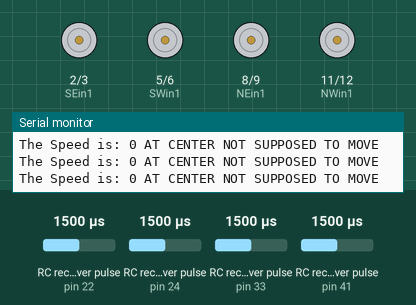
Bench run of a sketch on a simulated Arduino Mega 2560, built with avr-gcc and run on an emulated ATmega2560. Parts: motor-driver pin pairs drawn as motors (green arrow = first pin HIGH = forward, orange = second pin HIGH = backward, longer = more drive), the last lines printed to the serial monitor. Wiring (inferred from the names in the program): 4 × RC receiver channel: data pin 22 / data pin 24 / data pin 33 / data pin 41. The inputs (shaded band) are chosen by the test bench; at power-on: RC receiver pulse (sensors on pin 22, pin 24, pin 33, pin 41) 1500 µs.

Above: at 1.2 s.
1.3 s: RC receiver pulse (sensor on pin 22) set to 1459 µs
2.8 s: RC receiver pulse (sensor on pin 22) set to 1436 µs
At 3.4 s:
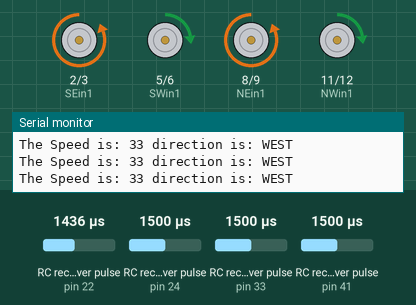
4.3 s: RC receiver pulse (sensor on pin 24) set to 1444 µs
At 5.3 s:
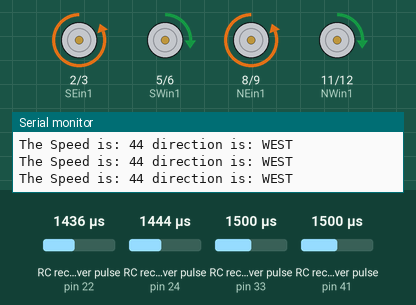
5.9 s: RC receiver pulse (sensor on pin 24) set to 1425 µs
At 6.5 s:
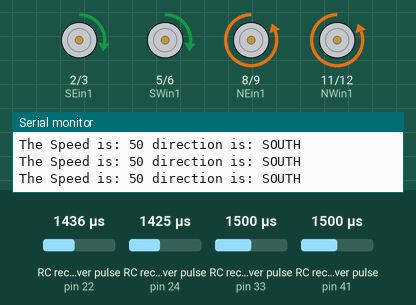
7.5 s: RC receiver pulse (sensor on pin 22) set to 1555 µs
At 8.8 s:
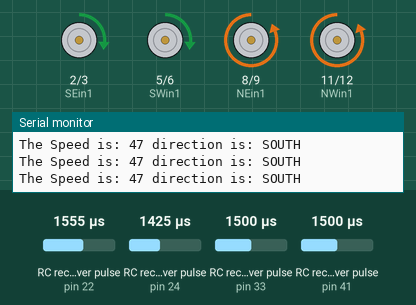
9.1 s: RC receiver pulse (sensor on pin 22) set to 1583 µs
At 10.2 s:
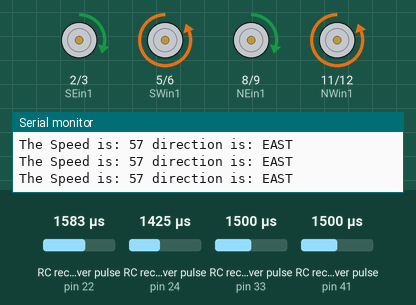
Timing chart, 0 to 11.7 s (numbered marks = the images above; inputs shaded):
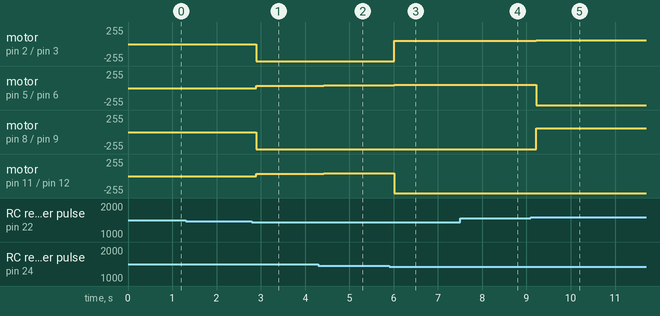

The sketch:

BB8SC.ino
```cpp
#include <Arduino.h>

//TESTING PUSH !

//MAKE THIS WORK!!!!!!

// Define pin connections
// SE pair
const int SEin1 = 2;
const int SEin2 = 3;

// TEST TEST

// SW pair
const int SWin1 = 5;
const int SWin2 = 6;

// NE pair
const int NEin1 = 8;
const int NEin2 = 9;

// NW pair
const int NWin1 = 11;
const int NWin2 = 12;

// FlySky pins
const int ch1Pin = 22;
const int ch2Pin = 33;
const int ch4Pin = 41;
const int ch3Pin = 24;


unsigned long ch1Value, ch2Value, ch3Value, ch4Value;

double mapRC(unsigned long pulse) {
  // Clamp raw pulse to standard RC pulse range (1000us - 2000us)
  long clamped = constrain(pulse, 1000, 2000);

  // Map 1000us-2000us to -255 to 255
  int val = map(clamped, 1000, 2000, -255, 255);

  // Deadband to ignore small center stick jitter
  if (abs(val) < 15) return 0;

  return val;
}

void setup() {
  Serial.begin(115200);

  pinMode(ch1Pin, INPUT);
  pinMode(ch2Pin, INPUT);
  pinMode(ch3Pin, INPUT);
  pinMode(ch4Pin, INPUT);

  pinMode(SEin1, OUTPUT);  pinMode(SEin2, OUTPUT);
  pinMode(SWin1, OUTPUT);  pinMode(SWin2, OUTPUT);
  pinMode(NEin1, OUTPUT);  pinMode(NEin2, OUTPUT);
  pinMode(NWin2, OUTPUT);  pinMode(NWin1, OUTPUT);

  Serial.println("--- FlySky FS-iA6 Initialized ---");
}

void loop() {

  ch1Value = pulseIn(ch1Pin, HIGH, 25000);
  ch4Value = pulseIn(ch4Pin, HIGH, 25000);
  ch3Value = pulseIn(ch3Pin, HIGH, 25000);
  ch2Value = pulseIn(ch2Pin, HIGH, 25000);


  //Debugging seeing the rawCH1 & rawCh3

  delay(50);

  //Serial.print("Raw Channel 1: "); Serial.print(ch1Value); Serial.print("           Raw Channel 3: "); Serial.print(ch3Value); Serial.println();


  double xPwm = mapRC(ch1Value); // Horizontal vector (X)
  double yPwm = mapRC(ch3Value); // Vertical vector (Y)


  //Serial.print("xPwm : "); Serial.print(xPwm); Serial.print("           yPwm: "); Serial.print(yPwm); Serial.println();


  motors(xPwm, yPwm);
}

void motors(int xPwm, int yPwm) {


  // 1. Angle calculation (atan2 returns angle in radians)
  double theta = atan2(yPwm, xPwm);


  // Convert radians to degrees (-180 to +180)
  double thetaDegrees = theta * (180.0 / PI);

  // 2. Pythagorean theorem: speed = sqrt(x^2 + y^2)
  // hypot(x, y) computes sqrt(x*x + y*y) accurately
  int speed = round(hypot(xPwm, yPwm));
  speed = constrain(speed, 0, 255); // Cap at 255 max PWM


  Serial.print("The Speed is: "); Serial.print(speed); Serial.print(" ");


  // 3. Direction selection using degrees
  // -45 deg, +45 deg, +135 deg, -135 deg
  if(speed < 30){
    Serial.println("AT CENTER NOT SUPPOSED TO MOVE");
  }
  else if (thetaDegrees >= -45.0 && thetaDegrees < 45.0) {
    // RIGHT: SE & NE forward
    Serial.println("direction is: EAST");
    analogWrite(NWin1, LOW); digitalWrite(NWin2, speed); // NW motors will spin Backward
    analogWrite(NEin1, speed); digitalWrite(NEin2, LOW); // NE motors will spin forward
    analogWrite(SWin1, LOW);   digitalWrite(SWin2, speed); // SW motors will spin Backward
    analogWrite(SEin1, speed);   digitalWrite(SEin2, LOW); //  SE motors will spin Forward


  }
  else if (thetaDegrees >= 45.0 && thetaDegrees < 135.0) {
    // FORWARD / UP: Both Norths forward
    Serial.println("direction is: NORTH");
    analogWrite(NWin1, speed); digitalWrite(NWin2, LOW); // NW motors will spin forward
    analogWrite(NEin1, speed); digitalWrite(NEin2, LOW); // NE motors will spin forward
    analogWrite(SWin1, LOW);   digitalWrite(SWin2, speed); // SW motors will spin Backward
    analogWrite(SEin1, LOW);   digitalWrite(SEin2, speed); //  SE motors will spin Backward


  }
  else if (thetaDegrees >= -135.0 && thetaDegrees < -45.0) {
    // BACKWARD / DOWN: Both Souths forward
    Serial.println("direction is: SOUTH");
    analogWrite(NWin1, LOW); digitalWrite(NWin2, speed); // NW motors will spin Backward
    analogWrite(NEin1, LOW); digitalWrite(NEin2, speed); // NE motors will spin Backward
    analogWrite(SWin1, speed);   digitalWrite(SWin2, LOW); // SW motors will spin Forward
    analogWrite(SEin1, speed);   digitalWrite(SEin2, LOW); //  SE motors will spin Forward
  }
  else{
    // LEFT: Both Wests forward (Everything past 135 or -135)
    Serial.println("direction is: WEST");
    analogWrite(NWin1, speed); digitalWrite(NWin2, LOW); // NW motors will spin Forward
    analogWrite(NEin1, LOW); digitalWrite(NEin2, speed); // NE motors will spin Backward
    analogWrite(SWin1, speed);   digitalWrite(SWin2, LOW); // SW motors will spin Forward
    analogWrite(SEin1, LOW);   digitalWrite(SEin2, speed); //  SE motors will spin Backward
  }
}


/* NEEd to fix:

  1) Fire up Both Dir are correct add SW needs to be CCLK SE needs to CLK


  2)Fire Right: NW CCLK NE CCLK SE: CLK SW: CLK

  3) FIRE Down:  NW: CLK NE: CCLK SW: CLK SE: CCLK

  4) Fire Left: NW: CLK NE: CLK SW: CCLK SE: CLK


*/
```

Measured:
- the behaviour switches between 1443 and 1442 µs on RC receiver pulse (sensor on pin 22) (found by bisection; images 0 and 1)
- the behaviour switches between 1437 and 1436 µs on RC receiver pulse (sensor on pin 24) (found by bisection; images 2 and 3)
- the behaviour switches between 1573 and 1574 µs on RC receiver pulse (sensor on pin 22) (found by bisection; images 4 and 5)
- after the input at 2.8 s, motor on pin 2 (SEin1) / pin 3 (SEin2), motor on pin 8 (NEin1) / pin 9 (NEin2): stopped → backward 255/255 after 0.10 s; motor on pin 5 (SWin1) / pin 6 (SWin2), motor on pin 11 (NWin1) / pin 12 (NWin2): stopped → forward 33/255 after 0.10 s
- after the input at 4.3 s, motor on pin 5 (SWin1) / pin 6 (SWin2), motor on pin 11 (NWin1) / pin 12 (NWin2): forward 33/255 → forward 44/255 after 0.12 s
- after the input at 5.9 s, motor on pin 2 (SEin1) / pin 3 (SEin2): backward 255/255 → forward 50/255 after 0.12 s; motor on pin 5 (SWin1) / pin 6 (SWin2): forward 44/255 → forward 50/255 after 0.12 s; motor on pin 11 (NWin1) / pin 12 (NWin2): forward 44/255 → backward 255/255 after 0.12 s
- after the input at 7.5 s, motor on pin 2 (SEin1) / pin 3 (SEin2), motor on pin 5 (SWin1) / pin 6 (SWin2): forward 50/255 → forward 47/255 after 0.12 s
- after the input at 9.1 s, motor on pin 2 (SEin1) / pin 3 (SEin2): forward 47/255 → forward 57/255 after 0.12 s; motor on pin 5 (SWin1) / pin 6 (SWin2): forward 47/255 → backward 255/255 after 0.12 s; motor on pin 8 (NEin1) / pin 9 (NEin2): backward 255/255 → forward 57/255 after 0.12 s
